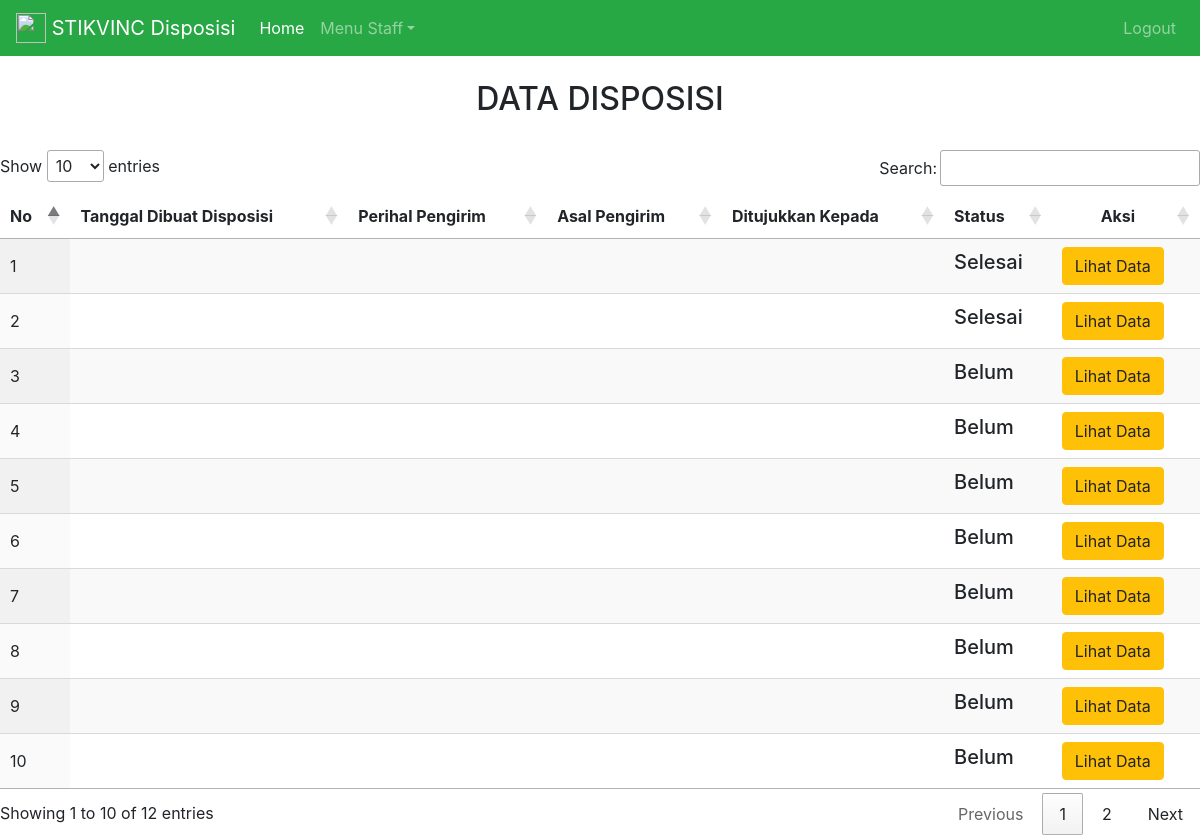
/index.php/disposisi_staff/tampil_disposisi_staff, run on the app's committed database.
### tables this page shows
CREATE TABLE `disposisi` (
  `nomor_surat_masuk` int(50) NOT NULL,
  `tanggal_terima` date NOT NULL,
  `tanggal_pengirim` date NOT NULL,
  `nomor_pengirim` varchar(100) NOT NULL,
  `asal_pengirim` varchar(100) NOT NULL,
  `perihal_pengirim` text NOT NULL,
  `ditujukkan_kepada` text NOT NULL,
  `kondisi` varchar(50) NOT NULL,
  `tanggal_disposisi` date NOT NULL,
  `pemberi_disposisi` text NOT NULL,
  `penerima_disposisi` longtext NOT NULL,
  `tanggal_kembali` date NOT NULL,
  `instruksi` text DEFAULT NULL,
  `status` enum('1','2','3') NOT NULL,
  `datetime` datetime DEFAULT NULL
);

### application/controllers/Disposisi_staff.php (called while the page is built, shortened)
<?php
class Disposisi_staff extends CI_Controller
{
    function __construct()
    {
        $this->load->model('M_disposisi_staff');
    }
    function tampil_disposisi_staff()
    {
        $data['disposisi'] = $this->M_disposisi_staff->tampil_disposisi_staff();
        $this->load->view('staff/disposisi_staff',$data);
    }
}

### index.php (called while the page is built, shortened)
<?php
require_once BASEPATH.'core/CodeIgniter.php';

### application/models/M_disposisi_staff.php (called while the page is built, shortened)
<?php
class M_disposisi_staff extends CI_Model
{
    function tampil_disposisi_staff()
    {
        return $this->db->get('disposisi')->result();
    }
}

### application/views/staff/disposisi_staff.php (the view, shortened to what this page needs)
<!DOCTYPE html>
<html lang="en">
<head>
  <link rel="stylesheet" href="<?php echo base_url('assets/css/bootstrap.css') ?>">
  <link rel="stylesheet" type="text/css" href="https://cdn.datatables.net/1.10.23/css/jquery.dataTables.css">
</head>
<body>
<BR/>
<h2 style="text-align: center;">DATA DISPOSISI</h2>
<br/>
  <table id="tabel_id" class="display">
    <thead>
      <tr>
      <th>No</th>
        <th>Tanggal Dibuat Disposisi</th>
        <th>Perihal Pengirim</th>
        <th>Asal Pengirim</th>
        <th>Ditujukkan Kepada</th>
        <th>Status</th>
        <th style="text-align: center;">Aksi</th>
      </tr>
    </thead>
    <tbody>
        <?php
          $no = 1;
          foreach ($disposisi as $d) {
        ?>
          <tr>
            <td><?php echo $no; ?></td>
            <td><?php echo $d->datetime; ?></td>
            <td><?php echo $d->perihal_pengirim; ?></td>
            <td><?php echo $d->asal_pengirim; ?></td>
            <td><?php echo $d->ditujukkan_kepada; ?></td>
            <td><?php switch ($d->status) {
              case '1':
                echo "<h5>Belum</h5>";
                break;
              case '2' :
                echo "<h5>Proses</h5>";
                break;
              case '3':
                echo "<h5>Selesai</h5>";
                break;
            } ?></td>
            <td>
              <button type="button" nomor_surat_masuk="<?php echo $d->nomor_surat_masuk; ?>" class="lihat btn btn-warning">Lihat Data</button>
            </td>
          </tr>
        <?php
        $no++;
      }
        ?>
    </tbody>
  </table>
</body>
</html>

### data on the page
disposisi: status "Selesai"
disposisi: status "Selesai"
disposisi: status "Belum"
disposisi: status "Belum"
disposisi: status "Belum"
disposisi: status "Belum"
disposisi: status "Belum"
disposisi: status "Belum"
disposisi: status "Belum"
disposisi: status "Belum"
